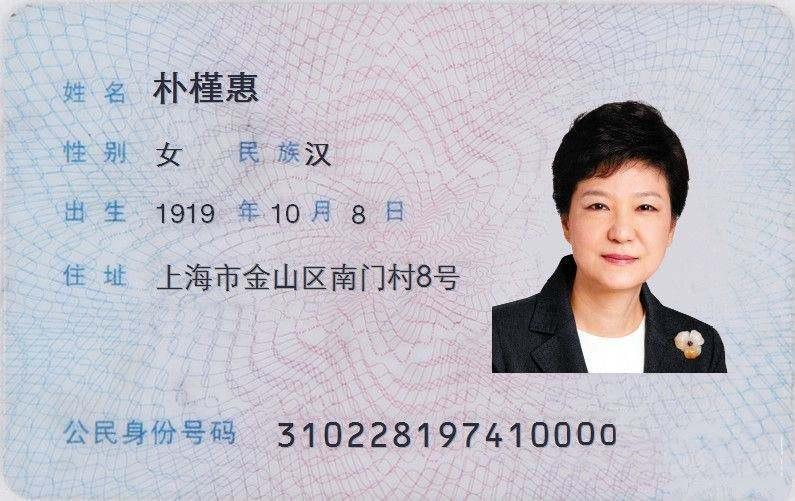
#> input picture test/example/3.jpg, 795 x 501 px, given in place of empty.png, which was not available
$ python test3.py
#> lines starting #> are read from the running program, lines starting #| are printed output that depends on the picture; after the words box and inside, x2 and y2 are one past the last pixel; in counts of white or black regions, pixels touching at a corner belong together; pictures that were not available may be replaced by others from this repository, and a replacement may not be noted
import cv2
import  numpy as np
from PIL import Image
import random
from util import image_util
import matplotlib.pyplot as plt

def show(img):
    plt.imshow(img)
    plt.show()

img=cv2.imread('resource/empty.png')
#> img is the input picture: shape (501, 795, 3); mean B, G, R 199.8, 190.6, 192.7
img_back=cv2.imread('resource/background/1024px.jpg')
#日常缩放
rows,cols,channels = img_back.shape
#> rows = 501; cols = 795; channels = 3
img_back=cv2.resize(img_back,None,fx=0.7,fy=0.7)

# cv2.imshow('img_back',img_back)
show(img_back)

rows,cols,channels = img.shape
img=cv2.resize(img,None,fx=0.4,fy=0.4)
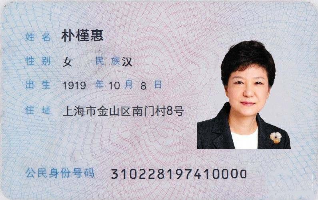
#> img: shape (200, 318, 3); mean B, G, R 199.7, 190.5, 192.6
cv2.imshow('img',img)
rows,cols,channels = img.shape#rows，cols最后一定要是前景图片的，后面遍历图片需要用到
#> rows = 200; cols = 318

#转换hsv
hsv=cv2.cvtColor(img,cv2.COLOR_BGR2HSV)
#> hsv: shape (200, 318, 3); mean H, S, V 119, 24, 203.3
#获取mask
lower_blue=np.array([78,43,46])
upper_blue=np.array([110,255,255])
mask = cv2.inRange(hsv, lower_blue, upper_blue)
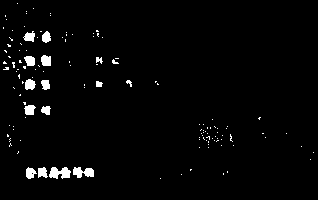
#> mask: shape (200, 318); 2.4% white; 127 white regions (112 under 20 px), largest, box (x1, y1, x2, y2) and area: (49, 167, 71, 179) 182, (73, 167, 94, 178) 159, (41, 55, 51, 66) 96
# cv2.imshow('Mask', mask)
show(mask)
#腐蚀膨胀
erode=cv2.erode(mask,None,iterations=1)
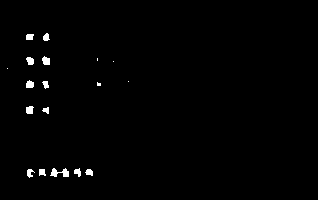
#> erode: shape (200, 318); 1% white; 18 white regions (5 under 20 px), largest, box (x1, y1, x2, y2) and area: (50, 168, 69, 177) 97, (42, 56, 50, 65) 56, (26, 106, 34, 114) 53
# cv2.imshow('erode',erode)
show(erode)
dilate=cv2.dilate(erode,None,iterations=1)
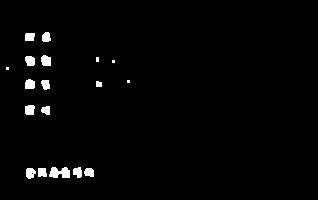
#> dilate: shape (200, 318); 1.9% white; 18 white regions (4 under 20 px), largest, box (x1, y1, x2, y2) and area: (49, 167, 70, 178) 173, (41, 55, 51, 66) 94, (25, 105, 35, 115) 89
# cv2.imshow('dilate',dilate)
show(dilate)

#遍历替换
center=[500,500]#在新背景图片中的位置
for i in range(rows):
    for j in range(cols):
        if dilate[i,j]==0:#0代表黑色的点
#> (the run stopped early here; a loop or call above may not have finished)
